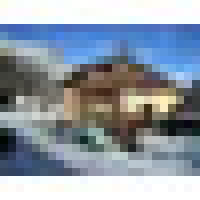
%> input picture img/faces/test set/no faces/i106.jpg, 25 x 25 px (shown 8 times larger)
$ octave --eval "result = create_standard_image('../../../img/faces/test set/no faces/i106.jpg');"   (GNU Octave 9; MATLAB toolbox functions it lacks are replaced by stand-ins)
%> lines starting %> are read from the running program, lines starting %| are printed output that depends on the picture
%% create standard image
% * *Autor*: Jose Ramon Raindo Portillo
% * *Date last modification*: 09/05/2016
% * *Version*: 1.0
%%
% This module will check if the image is 24x24, if it is, it will be
% considerated useful to be used in the training and will be transformed in
% grayscale if it wasn't already.
%
% This way we make sure that all the images have the same specs in order to
% work the training properly.
function [resImage, isUseful]=create_standard_image(myImage)
    resImage=imread(myImage);
%> resImage is the input picture: size 25x25x3 uint8; mean R, G, B 143.5, 153.9, 165.4
    isUseful=1;

    % if the image is not a 24x24 image, we must notify it so we wont use
    % it - we could resize it but we must asure that we dont deform the
    % image in any way possible, so if the image have no the desired
    % proportions, we simply wont use it.
    if (size(resImage, 1)~=24 && size(resImage, 2) ~= 24)
        % as today, we resize the image so it will always be useful, but a
        % warning will be given to the user.
        resImage = imresize(resImage,[24 24]);
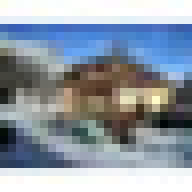
%> resImage: size 24x24x3 uint8 (shown 8 times larger); mean R, G, B 143.5, 153.9, 165.4
        % disp([ 'image ' myImage ' was more than 24x24 and has been resized!' ] );
    end

    % if the image is a color image, we must make it in grayscale
    if (size(resImage, 3)==3)
        resImage=rgb2gray(resImage);
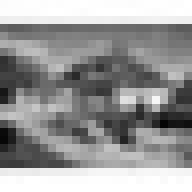
%> resImage: size 24x24 uint8 (shown 8 times larger); min 4, max 255, mean 152.1
        % disp([ 'image ' myImage ' was colored and has been grayscaled!' ] );
    end
    % Our tests will be done in a 24x24 pixel images
end

$ run again, on img/faces/test set/no faces/i107.jpg
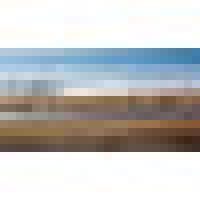
%> input picture img/faces/test set/no faces/i107.jpg, 25 x 25 px (shown 8 times larger)
%> in create_standard_image, resImage is the input picture: size 25x25x3 uint8; mean R, G, B 193.5, 193.4, 192.7
%> in create_standard_image, `resImage = imresize(resImage,[24 24]);`:
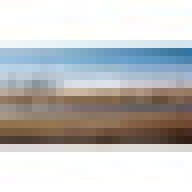
%> resImage: size 24x24x3 uint8 (shown 8 times larger); mean R, G, B 193.3, 193.2, 192.5
%> in create_standard_image, `resImage=rgb2gray(resImage);`:
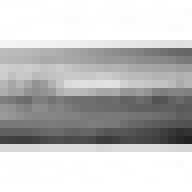
%> resImage: size 24x24 uint8 (shown 8 times larger); min 35, max 255, mean 193.2

$ run again, on img/faces/test set/no faces/i110.jpg
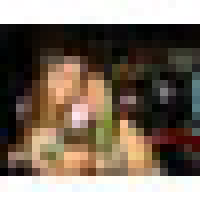
%> input picture img/faces/test set/no faces/i110.jpg, 25 x 25 px (shown 8 times larger)
%> in create_standard_image, resImage is the input picture: size 25x25x3 uint8; mean R, G, B 123.6, 110.3, 97.1
%> in create_standard_image, `resImage = imresize(resImage,[24 24]);`:
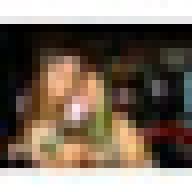
%> resImage: size 24x24x3 uint8 (shown 8 times larger); mean R, G, B 123.7, 110.5, 97.1
%> in create_standard_image, `resImage=rgb2gray(resImage);`:
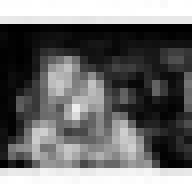
%> resImage: size 24x24 uint8 (shown 8 times larger); min 0, max 255, mean 112.9

$ run again, on img/faces/test set/no faces/i115.jpg
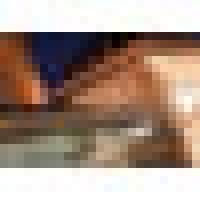
%> input picture img/faces/test set/no faces/i115.jpg, 25 x 25 px (shown 8 times larger)
%> in create_standard_image, resImage is the input picture: size 25x25x3 uint8; mean R, G, B 166.5, 145.5, 132
%> in create_standard_image, `resImage = imresize(resImage,[24 24]);`:
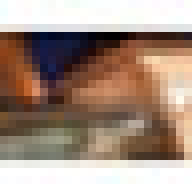
%> resImage: size 24x24x3 uint8 (shown 8 times larger); mean R, G, B 166.4, 145.4, 131.9
%> in create_standard_image, `resImage=rgb2gray(resImage);`:
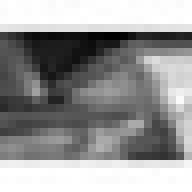
%> resImage: size 24x24 uint8 (shown 8 times larger); min 0, max 255, mean 150.2
